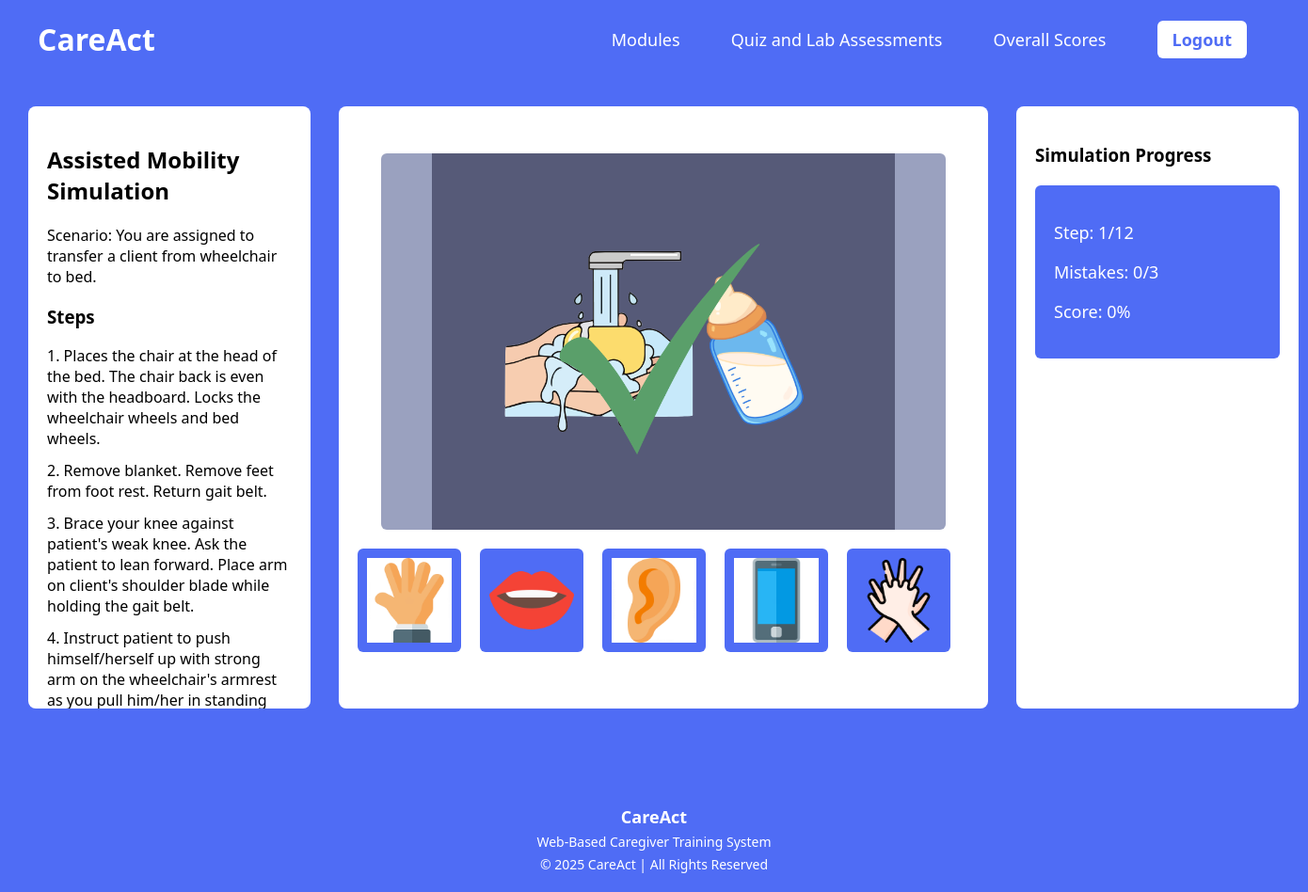
The app's page /simulation3.php (signed in) with its own data.
### tables this page shows
CREATE TABLE `simulation_settings` (
  `sim_id` varchar(50) NOT NULL,
  `sim_title` varchar(255) NOT NULL,
  `scenario` text NOT NULL,
  `score_redirect` varchar(255) NOT NULL,
  `max_mistakes` int(11) NOT NULL DEFAULT 3
);

CREATE TABLE `simulation_steps` (
  `id` int(11) NOT NULL,
  `sim_id` varchar(50) NOT NULL,
  `step_text` text NOT NULL,
  `image` varchar(255) NOT NULL,
  `correct_action` varchar(50) NOT NULL,
  `sort_order` int(11) NOT NULL DEFAULT 0
);

CREATE TABLE `simulation_actions` (
  `id` int(11) NOT NULL,
  `sim_id` varchar(50) NOT NULL,
  `action` varchar(50) NOT NULL COMMENT 'action key e.g. touch, wash, cpr',
  `icon` varchar(255) NOT NULL COMMENT 'path to icon image'
);

### simulation3.php (the view, shortened to what this page needs)
<?php
include "db.php";
$sid  = SIM_ID;
$safe = mysqli_real_escape_string($conn, $sid);
$settingsRow = mysqli_fetch_assoc(mysqli_query($conn,
    "SELECT * FROM simulation_settings WHERE sim_id='$safe'"));
$stepsRes = mysqli_query($conn,
    "SELECT * FROM simulation_steps WHERE sim_id='$safe' ORDER BY sort_order ASC");
$steps = [];
while ($r = mysqli_fetch_assoc($stepsRes)) $steps[] = $r;
$actionsRes = mysqli_query($conn,
    "SELECT * FROM simulation_actions WHERE sim_id='$safe' ORDER BY id ASC");
$actions = [];
while ($r = mysqli_fetch_assoc($actionsRes)) $actions[] = $r;
$totalSteps     = count($steps);
$maxMistakes    = (int)$settingsRow['max_mistakes'];
$simTitle       = htmlspecialchars($settingsRow['sim_title']);
$scenario       = htmlspecialchars($settingsRow['scenario']);
$firstImage         = htmlspecialchars($steps[0]['image'] ?? '');
?>
<!DOCTYPE html>
<html>
<head>
</head>
<body>
<header>
  <div class="logo">CareAct</div>
  <nav>
    <a href="modules.php">Modules</a>
    <a href="quizandlab.php">Quiz and Lab Assessments</a>
    <a href="scores.php">Overall Scores</a>
    <a href="logout.php" class="logout">Logout</a>
  </nav>
</header>
<div class="container">
  <div class="left">
    <h2><?php echo $simTitle; ?></h2>
    <p><?php echo $scenario; ?></p>
    <h3>Steps</h3>
    <div id="stepList">
      <?php foreach ($steps as $i => $step): ?>
      <div class="step"><?php echo htmlspecialchars($step['step_text']); ?></div>
      <?php endforeach; ?>
    </div>
  </div>
  <div class="center">
    <img id="simulationImage" class="sim-image"
         src="<?php echo $firstImage; ?>" alt="Simulation step">
    <div class="actions">
      <?php foreach ($actions as $act): ?>
      <img src="<?php echo htmlspecialchars($act['icon']); ?>"
           class="action"
           title="<?php echo htmlspecialchars($act['action']); ?>"
           onclick="chooseAction('<?php echo htmlspecialchars($act['action']); ?>')">
      <?php endforeach; ?>
    </div>
  </div>
  <div class="right">
    <h3>Simulation Progress</h3>
    <div class="score">
      <p>Step: <span id="stepNum">1</span>/<?php echo $totalSteps; ?></p>
      <p>Mistakes: <span id="mistakes">0</span>/<?php echo $maxMistakes; ?></p>
      <p>Score: <span id="score">0</span>%</p>
    </div>
  </div>
</div>
<footer>
  <h3>CareAct</h3>
  <p>Web-Based Caregiver Training System</p>
  <p>© 2025 CareAct | All Rights Reserved</p>
</footer>
</body>
</html>

### simulation3.php (style rules this page uses)
body { margin:0; font-family:Segoe UI; background:#4f6cf5; }
header { background:#4f6cf5; color:white; padding:20px 40px; display:flex; align-items:center; justify-content:space-between; }
.logo { font-size:32px; font-weight:bold; }
nav a { color:white; text-decoration:none; margin:0 25px; font-size:18px; font-weight:500; }
.logout { background:white; color:#4f6cf5; padding:8px 16px; border-radius:6px; font-weight:bold; }
.container { display:grid; grid-template-columns:300px 1fr 300px; gap:30px; padding:30px; }
.left, .right { background:white; padding:20px; border-radius:8px; height:600px; overflow-y:auto; }
.center { background:white; padding:20px; border-radius:8px; display:flex; flex-direction:column; align-items:center; justify-content:center; }
.sim-image { width:600px; height:400px; background:#9aa1bf; border-radius:6px; object-fit:contain; }
.actions { margin-top:20px; display:flex; align-items:center; gap:20px; overflow-x:auto; overflow-y:hidden; padding-bottom:10px; white-space:nowrap; max-width:650px; }
.action { width:90px; height:90px; background:#4f6cf5; padding:10px; border-radius:6px; cursor:pointer; transition:0.2s; flex-shrink:0; }
.step { margin-bottom:12px; font-size:16px; }
.score { background:#4f6cf5; color:white; padding:20px; margin-top:20px; border-radius:6px; font-size:18px; }
footer { background: #4f6cf5; color: white; text-align: center; padding: 15px 20px; margin-top: 58px; }
footer h3 { margin: 0; font-size: 18px; }
footer p { margin: 5px 0; font-size: 14px; }

### records on screen
simulation_settings: sim_title "Assisted Mobility Simulation", scenario "Scenario: You are assigned to transfer a client from wheelchair to bed.", max_mistakes "3"
simulation_steps: step_text "1. Places the chair at the head of the bed. The chair back is even with the headboard. Locks the wheelchair wheels and bed wheels.", image (picture)
simulation_steps: step_text "2. Remove blanket. Remove feet from foot rest. Return gait belt."
simulation_steps: step_text "3. Brace your knee against patient's weak knee. Ask the patient to lean forward. Place arm on client's shoulder blade while holding the gait belt."
simulation_steps: step_text "4. Instruct patient to push himself/herself up with strong arm on the wheelchair's armrest as you pull him/her in standing…"
simulation_actions: icon (picture)
simulation_actions: icon+action (picture)
simulation_actions: icon (picture)
simulation_actions: icon (picture)
simulation_actions: icon (picture)

### other values on screen
$totalSteps "12"
